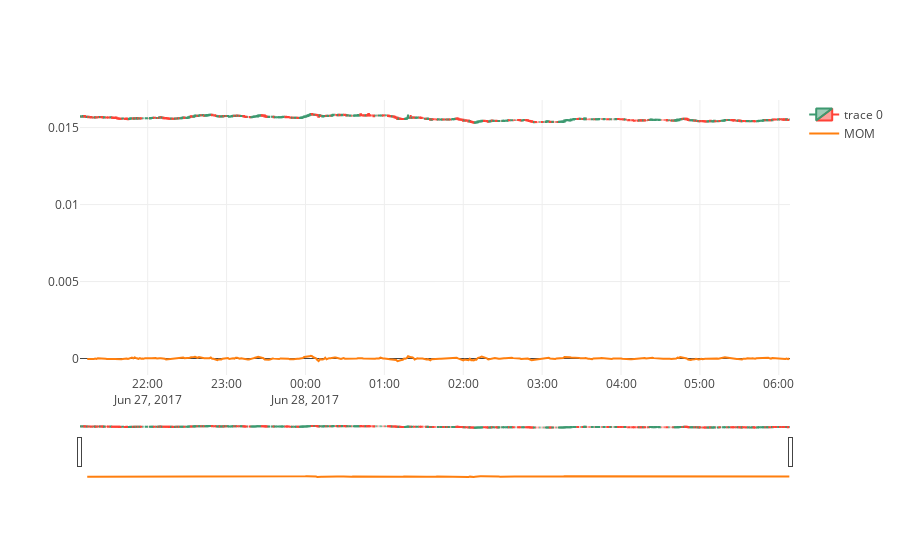

Notebook code for this chart:
### Code cell
dates = bars.index
trace = Candlestick(bars, x=dates)

scatters = [Scatter(x=dates, y=mom, name='MOM')]

data = [trace] + scatters
iplot(data)

### Figure 1 — Plotly figure (JSON) as saved in the notebook; plotly's stock layout.template omitted (floating-point values rounded to 4 significant figures; data arrays with more than 128 entries replaced by an {"elided": "..."} marker saying what was removed)
{"data": [{"close": {"elided": "540 float values"}, "high": {"elided": "540 float values"}, "low": {"elided": "540 float values"}, "open": {"elided": "540 float values"}, "type": "candlestick", "x": {"elided": "540 str values"}}, {"name": "MOM", "type": "scatter", "x": {"elided": "540 str values"}, "y": {"elided": "540 float values"}}], "layout": {}}
